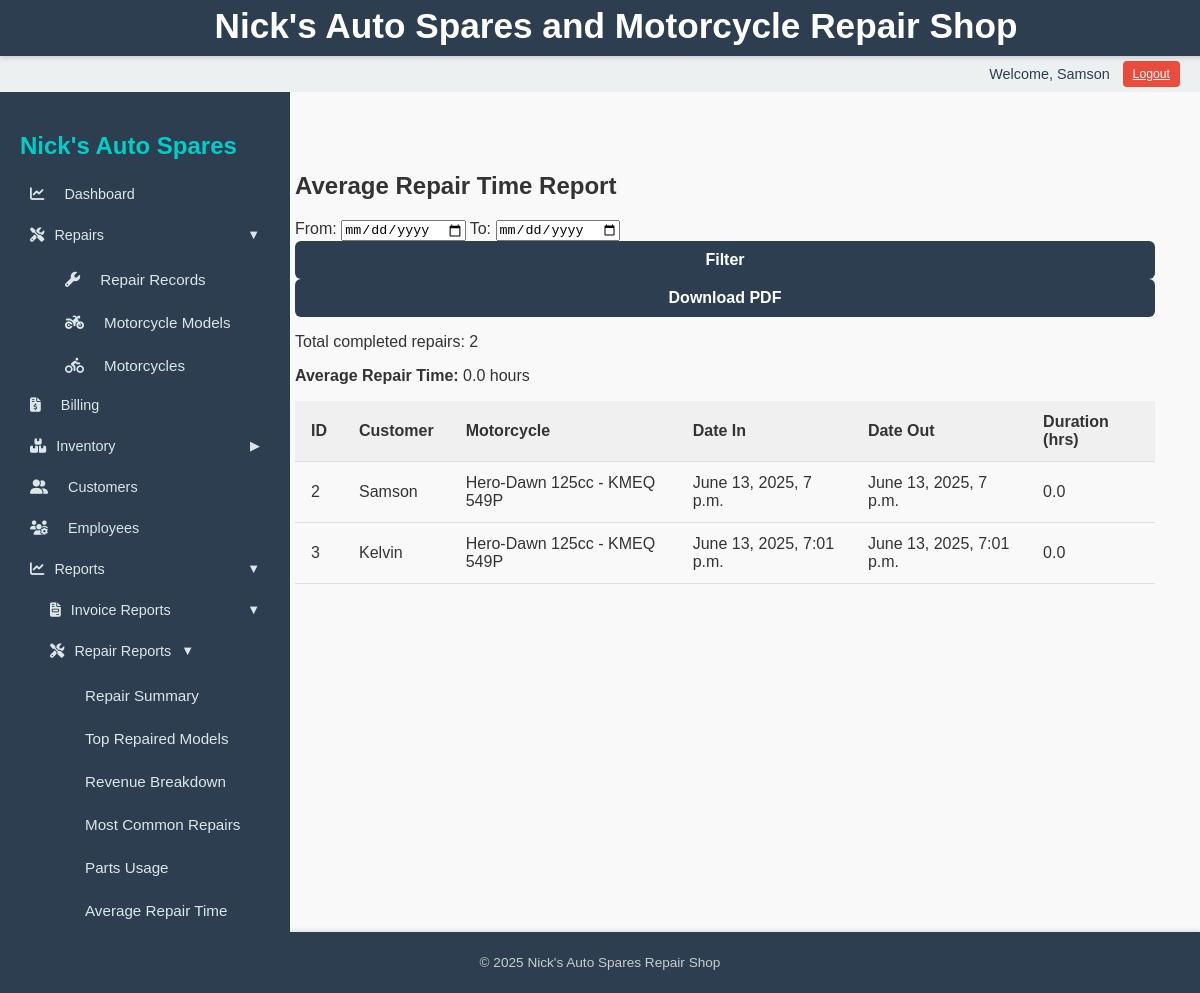
The app's page /reports/repairs/average-time/ (signed in), older data.
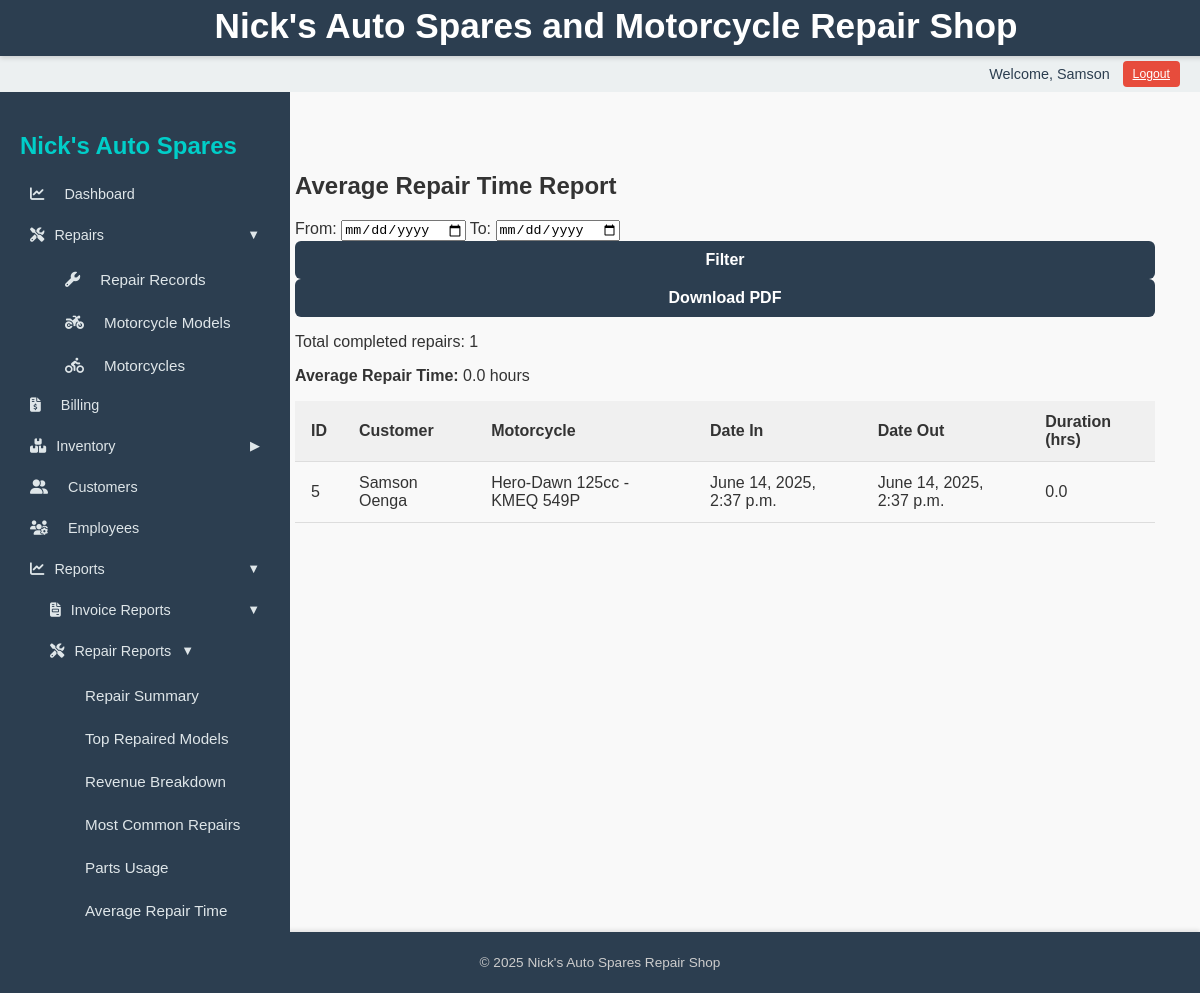
The same page, newer data.
### repairs/models.py (models this page shows, shortened)
class RepairRecord(models.Model):
    STATUS_CHOICES = [
        ('Pending', 'Pending'),
        ('Completed', 'Completed'),
        ('Cancelled', 'Cancelled'),
    ]
    customer = models.ForeignKey(Customer, on_delete=models.CASCADE)
    mechanic = models.ForeignKey(Employee, on_delete=models.SET_NULL, null=True, blank=True)
    motorcycle = models.ForeignKey(
                                        'repairs.Motorcycle',
                                        on_delete=models.CASCADE,
                                        null=True,
                                        blank=True
                                    )
    complaint = models.TextField()
    work_done = models.TextField(blank=True, null=True)
    cost_of_service = models.DecimalField(max_digits=10, decimal_places=2, default=0.0)
    date_in = models.DateTimeField()
    date_out = models.DateTimeField(blank=True, null=True)
    status = models.CharField(max_length=10, choices=STATUS_CHOICES, default='Pending')

class Motorcycle(models.Model):
    customer = models.ForeignKey(Customer, on_delete=models.CASCADE, related_name='motorcycles')
    model = models.ForeignKey('MotorcycleModel', on_delete=models.SET_NULL, null=True)
    license_plate = models.CharField(max_length=20, unique=True, blank=True, null=True)
    year = models.PositiveIntegerField(blank=True, null=True)
    def __str__(self):
        model_name = self.model.name if self.model else "Unknown Model"
        plate = self.license_plate or "No Plate"
        return f"{model_name} - {plate}"

class MotorcycleModel(models.Model):
    name = models.CharField(max_length=100, unique=True)
    manufacturer = models.CharField(max_length=100, blank=True, null=True)

### customers/models.py (models this page shows, shortened)
class Customer(models.Model):
    name = models.CharField(max_length=100)
    phone_number = models.CharField(max_length=20, unique=True)
    email = models.EmailField(blank=True, null=True)
    address = models.TextField(blank=True, null=True)
    date_created = models.DateTimeField(auto_now_add=True)

### reports/views.py (the view)
# urls.py: path('repairs/average-time/', views.average_repair_time_report, name='average_repair_time_report'),
@login_required
def average_repair_time_report(request):
    from_date, to_date = parse_date_range(request)
    repairs = RepairRecord.objects.exclude(date_out__isnull=True).select_related("customer", "motorcycle")
    if from_date:
        repairs = repairs.filter(date_in__gte=from_date)
    if to_date:
        repairs = repairs.filter(date_in__lte=to_date)
    completed_repairs = []
    total_hours = 0
    for repair in repairs:
        date_in = make_naive(repair.date_in)
        date_out = make_naive(repair.date_out)
        duration = (date_out - date_in).total_seconds() / 3600  # in hours
        if duration >= 0:
            repair.duration = duration  # add dynamic field
            completed_repairs.append(repair)
            total_hours += duration
    avg_duration = total_hours / len(completed_repairs) if completed_repairs else 0
    context = {
        "from_date": from_date,
        "to_date": to_date,
        "repairs": completed_repairs,
        "avg_duration": avg_duration
    }
    if request.GET.get("format") == "pdf":
        return render_pdf_view(
            "reports/repair_reports/average_repair_time_report_pdf.html",
            context,
            "average-repair-time.pdf"
        )
    return render(request, "reports/repair_reports/average_repair_time_report.html", context)

### reports/utils.py (called while the page is built)
def parse_date_range(request):
    from_date = request.GET.get("from")
    to_date = request.GET.get("to")
    try:
        from_date = datetime.datetime.strptime(from_date, "%Y-%m-%d").date() if from_date else None
        to_date = datetime.datetime.strptime(to_date, "%Y-%m-%d").date() if to_date else None
    except ValueError:
        from_date = to_date = None
    return from_date, to_date

### templates/reports/repair_reports/average_repair_time_report.html
{% extends "base_dashboard.html" %}
{% block content %}
<h2>Average Repair Time Report</h2>
<form method="get">
    <label>From: <input type="date" name="from" value="{{ from_date }}"></label>
    <label>To: <input type="date" name="to" value="{{ to_date }}"></label>
    <button type="submit" class="btn">Filter</button>
    {% if avg_duration or repairs %}
    <button type="submit" name="format" value="pdf" class="btn">Download PDF</button>
    {% endif %}
</form>
{% if repairs %}
<p>Total completed repairs: {{ repairs|length }}</p>
<p><strong>Average Repair Time:</strong> {{ avg_duration|floatformat:1 }} hours</p>
<table class="styled-table">
    <thead>
        <tr>
            <th>ID</th>
            <th>Customer</th>
            <th>Motorcycle</th>
            <th>Date In</th>
            <th>Date Out</th>
            <th>Duration (hrs)</th>
        </tr>
    </thead>
    <tbody>
        {% for r in repairs %}
        <tr>
            <td>{{ r.id }}</td>
            <td>{{ r.customer.name }}</td>
            <td>{{ r.motorcycle }}</td>
            <td>{{ r.date_in }}</td>
            <td>{{ r.date_out }}</td>
            <td>{{ r.duration|floatformat:1 }}</td>
        </tr>
        {% endfor %}
    </tbody>
</table>
{% else %}
<p>No completed repairs in this range.</p>
{% endif %}
{% endblock %}

Row changes from the older to the newer data that the page shows:
removed RepairRecord: id "2", customer.name "Samson", motorcycle "Hero-Dawn 125cc - KMEQ 549P", date_in "June 13, 2025, 7 p.m.", date_out "June 13, 2025, 7 p.m.", duration "0.0"
removed RepairRecord: id "3", customer.name "Kelvin", motorcycle "Hero-Dawn 125cc - KMEQ 549P", date_in "June 13, 2025, 7:01 p.m.", date_out "June 13, 2025, 7:01 p.m.", duration "0.0"
added RepairRecord: id "5", customer.name "Samson Oenga", motorcycle "Hero-Dawn 125cc - KMEQ 549P", date_in "June 14, 2025, 2:37 p.m.", date_out "June 14, 2025, 2:37 p.m.", duration "0.0"
Text that changed along with them:
{{ repairs|length }}: "2" → "1"
